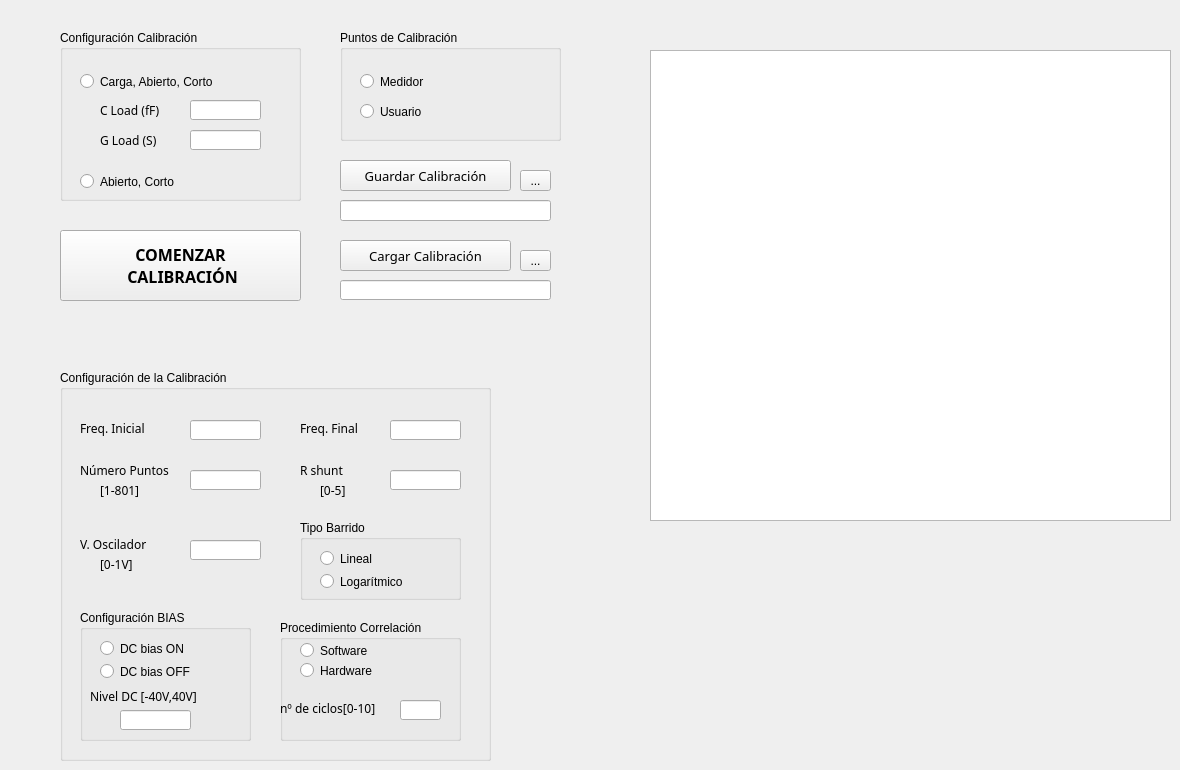
         <widget class="QWidget" name="calibracion">
          <property name="acceptDrops">
           <bool>false</bool>
          </property>
          <attribute name="title">
           <string>CALIBRACIÓN</string>
          </attribute>
          <widget class="QPushButton" name="GO_CAL">
           <property name="geometry">
            <rect>
             <x>60</x>
             <y>230</y>
             <width>241</width>
             <height>71</height>
            </rect>
           </property>
           <property name="font">
            <font>
             <family>Courier 10 Pitch</family>
             <pointsize>12</pointsize>
             <weight>75</weight>
             <bold>true</bold>
            </font>
           </property>
           <property name="text">
            <string>COMENZAR 
 CALIBRACIÓN</string>
           </property>
          </widget>
          <widget class="QPushButton" name="SAVE_CAL">
           <property name="geometry">
            <rect>
             <x>340</x>
             <y>160</y>
             <width>171</width>
             <height>31</height>
            </rect>
           </property>
           <property name="font">
            <font>
             <family>Courier 10 Pitch</family>
             <pointsize>10</pointsize>
            </font>
           </property>
           <property name="text">
            <string>Guardar Calibración</string>
           </property>
          </widget>
          <widget class="QGroupBox" name="groupBox_5">
           <property name="geometry">
            <rect>
             <x>60</x>
             <y>30</y>
             <width>241</width>
             <height>171</height>
            </rect>
           </property>
           <property name="title">
            <string>Configuración Calibración</string>
           </property>
           <widget class="QRadioButton" name="radioButton_config_cal_2">
            <property name="geometry">
             <rect>
              <x>20</x>
              <y>140</y>
              <width>161</width>
              <height>23</height>
             </rect>
            </property>
            <property name="text">
             <string>Abierto, Corto</string>
            </property>
           </widget>
           <widget class="QRadioButton" name="radioButton_config_cal_1">
            <property name="geometry">
             <rect>
              <x>20</x>
              <y>40</y>
              <width>201</width>
              <height>23</height>
             </rect>
            </property>
            <property name="text">
             <string>Carga, Abierto, Corto</string>
            </property>
           </widget>
           <widget class="QLabel" name="label_18">
            <property name="geometry">
             <rect>
              <x>40</x>
              <y>70</y>
              <width>91</width>
              <height>20</height>
             </rect>
            </property>
            <property name="font">
             <font>
              <family>Courier 10 Pitch</family>
              <pointsize>9</pointsize>
             </font>
            </property>
            <property name="text">
             <string>C Load (fF)</string>
            </property>
           </widget>
           <widget class="QLineEdit" name="c_load">
            <property name="geometry">
             <rect>
              <x>130</x>
              <y>70</y>
              <width>71</width>
              <height>20</height>
             </rect>
            </property>
            <property name="readOnly">
             <bool>false</bool>
            </property>
           </widget>
           <widget class="QLabel" name="label_19">
            <property name="geometry">
             <rect>
              <x>40</x>
              <y>100</y>
              <width>81</width>
              <height>20</height>
             </rect>
            </property>
            <property name="font">
             <font>
              <family>Courier 10 Pitch</family>
              <pointsize>9</pointsize>
             </font>
            </property>
            <property name="text">
             <string>G Load (S)</string>
            </property>
           </widget>
           <widget class="QLineEdit" name="g_load">
            <property name="geometry">
             <rect>
              <x>130</x>
              <y>100</y>
              <width>71</width>
              <height>20</height>
             </rect>
            </property>
            <property name="readOnly">
             <bool>false</bool>
            </property>
           </widget>
          </widget>
          <widget class="QGroupBox" name="groupBox_6">
           <property name="geometry">
            <rect>
             <x>340</x>
             <y>30</y>
             <width>221</width>
             <height>111</height>
            </rect>
           </property>
           <property name="title">
            <string>Puntos de Calibración</string>
           </property>
           <widget class="QRadioButton" name="radioButton_pto_cal_usuario">
            <property name="geometry">
             <rect>
              <x>20</x>
              <y>70</y>
              <width>161</width>
              <height>23</height>
             </rect>
            </property>
            <property name="text">
             <string>Usuario</string>
            </property>
           </widget>
           <widget class="QRadioButton" name="radioButton_pto_cal_medidor">
            <property name="geometry">
             <rect>
              <x>20</x>
              <y>40</y>
              <width>131</width>
              <height>23</height>
             </rect>
            </property>
            <property name="text">
             <string>Medidor</string>
            </property>
           </widget>
          </widget>
          <widget class="QPushButton" name="LOAD_CAL">
           <property name="geometry">
            <rect>
             <x>340</x>
             <y>240</y>
             <width>171</width>
             <height>31</height>
            </rect>
           </property>
           <property name="font">
            <font>
             <family>Courier 10 Pitch</family>
             <pointsize>10</pointsize>
            </font>
           </property>
           <property name="text">
            <string>Cargar Calibración</string>
           </property>
          </widget>
          <widget class="QToolButton" name="toolButton_load_2">
           <property name="geometry">
            <rect>
             <x>520</x>
             <y>250</y>
             <width>31</width>
             <height>21</height>
            </rect>
           </property>
           <property name="text">
            <string>...</string>
           </property>
          </widget>
          <widget class="QLineEdit" name="load_path_2">
           <property name="geometry">
            <rect>
             <x>340</x>
             <y>280</y>
             <width>211</width>
             <height>20</height>
            </rect>
           </property>
           <property name="readOnly">
            <bool>false</bool>
           </property>
          </widget>
          <widget class="QLineEdit" name="save_path_2">
           <property name="geometry">
            <rect>
             <x>340</x>
             <y>200</y>
             <width>211</width>
             <height>21</height>
            </rect>
           </property>
          </widget>
          <widget class="QToolButton" name="toolButton_save_2">
           <property name="geometry">
            <rect>
             <x>520</x>
             <y>170</y>
             <width>31</width>
             <height>21</height>
            </rect>
           </property>
           <property name="text">
            <string>...</string>
           </property>
          </widget>
          <widget class="QTextBrowser" name="textBrowser_2">
           <property name="geometry">
            <rect>
             <x>650</x>
             <y>50</y>
             <width>521</width>
             <height>471</height>
            </rect>
           </property>
          </widget>
          <widget class="QGroupBox" name="groupBox_14">
           <property name="geometry">
            <rect>
             <x>60</x>
             <y>370</y>
             <width>431</width>
             <height>391</height>
            </rect>
           </property>
           <property name="autoFillBackground">
            <bool>false</bool>
           </property>
           <property name="title">
            <string>Configuración de la Calibración</string>
           </property>
           <widget class="QLineEdit" name="f_inicial_2">
            <property name="geometry">
             <rect>
              <x>130</x>
              <y>50</y>
              <width>71</width>
              <height>20</height>
             </rect>
            </property>
            <property name="readOnly">
             <bool>false</bool>
            </property>
           </widget>
           <widget class="QLineEdit" name="n_puntos_2">
            <property name="geometry">
             <rect>
              <x>130</x>
              <y>100</y>
              <width>71</width>
              <height>20</height>
             </rect>
            </property>
            <property name="readOnly">
             <bool>false</bool>
            </property>
           </widget>
           <widget class="QLabel" name="label_45">
            <property name="geometry">
             <rect>
              <x>20</x>
              <y>90</y>
              <width>101</width>
              <height>20</height>
             </rect>
            </property>
            <property name="font">
             <font>
              <family>Courier 10 Pitch</family>
              <pointsize>9</pointsize>
             </font>
            </property>
            <property name="text">
             <string>Número Puntos</string>
            </property>
           </widget>
           <widget class="QLabel" name="label_47">
            <property name="geometry">
             <rect>
              <x>20</x>
              <y>50</y>
              <width>101</width>
              <height>16</height>
             </rect>
            </property>
            <property name="font">
             <font>
              <family>Courier 10 Pitch</family>
              <pointsize>9</pointsize>
             </font>
            </property>
            <property name="text">
             <string>Freq. Inicial</string>
            </property>
           </widget>
           <widget class="QLabel" name="label_48">
            <property name="geometry">
             <rect>
              <x>240</x>
              <y>50</y>
              <width>91</width>
              <height>16</height>
             </rect>
            </property>
            <property name="font">
             <font>
              <family>Courier 10 Pitch</family>
              <pointsize>9</pointsize>
             </font>
            </property>
            <property name="text">
             <string>Freq. Final</string>
            </property>
           </widget>
           <widget class="QLineEdit" name="f_final_2">
            <property name="geometry">
             <rect>
              <x>330</x>
              <y>50</y>
              <width>71</width>
              <height>20</height>
             </rect>
            </property>
            <property name="readOnly">
             <bool>false</bool>
            </property>
           </widget>
           <widget class="QLabel" name="label_49">
            <property name="geometry">
             <rect>
              <x>240</x>
              <y>90</y>
              <width>101</width>
              <height>20</height>
             </rect>
            </property>
            <property name="font">
             <font>
              <family>Courier 10 Pitch</family>
              <pointsize>9</pointsize>
             </font>
            </property>
            <property name="text">
             <string>R shunt</string>
            </property>
           </widget>
           <widget class="QLineEdit" name="shunt_2">
            <property name="geometry">
             <rect>
              <x>330</x>
              <y>100</y>
              <width>71</width>
              <height>20</height>
             </rect>
            </property>
            <property name="readOnly">
             <bool>false</bool>
            </property>
           </widget>
           <widget class="QLabel" name="label_54">
            <property name="geometry">
             <rect>
              <x>40</x>
              <y>110</y>
              <width>101</width>
              <height>20</height>
             </rect>
            </property>
            <property name="font">
             <font>
              <family>Courier 10 Pitch</family>
              <pointsize>9</pointsize>
             </font>
            </property>
            <property name="text">
             <string>[1-801]</string>
            </property>
           </widget>
           <widget class="QLabel" name="label_55">
            <property name="geometry">
             <rect>
              <x>260</x>
              <y>110</y>
              <width>41</width>
              <height>20</height>
             </rect>
            </property>
            <property name="font">
             <font>
              <family>Courier 10 Pitch</family>
              <pointsize>9</pointsize>
             </font>
            </property>
            <property name="text">
             <string>[0-5]</string>
            </property>
           </widget>
           <widget class="QLabel" name="label_56">
            <property name="geometry">
             <rect>
              <x>40</x>
              <y>184</y>
              <width>101</width>
              <height>20</height>
             </rect>
            </property>
            <property name="font">
             <font>
              <family>Courier 10 Pitch</family>
              <pointsize>9</pointsize>
             </font>
            </property>
            <property name="text">
             <string>[0-1V]</string>
            </property>
           </widget>
           <widget class="QLabel" name="label_57">
            <property name="geometry">
             <rect>
              <x>20</x>
              <y>164</y>
              <width>101</width>
              <height>20</height>
             </rect>
            </property>
            <property name="font">
             <font>
              <family>Courier 10 Pitch</family>
              <pointsize>9</pointsize>
             </font>
            </property>
            <property name="text">
             <string>V. Oscilador</string>
            </property>
           </widget>
           <widget class="QLineEdit" name="vosc_2">
            <property name="geometry">
             <rect>
              <x>130</x>
              <y>170</y>
              <width>71</width>
              <height>20</height>
             </rect>
            </property>
            <property name="readOnly">
             <bool>false</bool>
            </property>
           </widget>
           <widget class="QGroupBox" name="groupBox_8">
            <property name="geometry">
             <rect>
              <x>240</x>
              <y>150</y>
              <width>161</width>
              <height>80</height>
             </rect>
            </property>
            <property name="title">
             <string>Tipo Barrido</string>
            </property>
            <widget class="QRadioButton" name="radioButton_lineal_2">
             <property name="geometry">
              <rect>
               <x>20</x>
               <y>27</y>
               <width>111</width>
               <height>23</height>
              </rect>
             </property>
             <property name="text">
              <string>Lineal</string>
             </property>
            </widget>
            <widget class="QRadioButton" name="radioButton_log_2">
             <property name="geometry">
              <rect>
               <x>20</x>
               <y>50</y>
               <width>111</width>
               <height>23</height>
              </rect>
             </property>
             <property name="text">
              <string>Logarítmico</string>
             </property>
            </widget>
           </widget>
           <widget class="QGroupBox" name="groupBox_9">
            <property name="geometry">
             <rect>
              <x>20</x>
              <y>240</y>
              <width>171</width>
              <height>131</height>
             </rect>
            </property>
            <property name="title">
             <string>Configuración BIAS</string>
            </property>
            <property name="checkable">
             <bool>false</bool>
            </property>
            <widget class="QRadioButton" name="radioButton_DC_OFF_2">
             <property name="geometry">
              <rect>
               <x>20</x>
               <y>50</y>
               <width>111</width>
               <height>23</height>
              </rect>
             </property>
             <property name="text">
              <string>DC bias OFF</string>
             </property>
            </widget>
            <widget class="QRadioButton" name="radioButton_DC_ON_2">
             <property name="geometry">
              <rect>
               <x>20</x>
               <y>27</y>
               <width>111</width>
               <height>23</height>
              </rect>
             </property>
             <property name="text">
              <string>DC bias ON</string>
             </property>
            </widget>
            <widget class="QLabel" name="label_21">
             <property name="geometry">
              <rect>
               <x>10</x>
               <y>76</y>
               <width>141</width>
               <height>20</height>
              </rect>
             </property>
             <property name="font">
              <font>
               <family>Courier 10 Pitch</family>
               <pointsize>9</pointsize>
              </font>
             </property>
             <property name="text">
              <string>Nivel DC [-40V,40V]</string>
             </property>
            </widget>
            <widget class="QLineEdit" name="nivel_DC_2">
             <property name="geometry">
              <rect>
               <x>40</x>
               <y>100</y>
               <width>71</width>
               <height>20</height>
              </rect>
             </property>
             <property name="readOnly">
              <bool>false</bool>
             </property>
            </widget>
           </widget>
           <widget class="QGroupBox" name="groupBox_7">
            <property name="geometry">
             <rect>
              <x>220</x>
              <y>250</y>
              <width>181</width>
              <height>121</height>
             </rect>
            </property>
            <property name="title">
             <string>Procedimiento Correlación</string>
            </property>
            <widget class="QRadioButton" name="radioButton_Corre_2">
             <property name="geometry">
              <rect>
               <x>20</x>
               <y>20</y>
               <width>111</width>
               <height>21</height>
              </rect>
             </property>
             <property name="text">
              <string>Software</string>
             </property>
            </widget>
            <widget class="QRadioButton" name="radioButton_F_Corre_2">
             <property name="geometry">
              <rect>
               <x>20</x>
               <y>40</y>
               <width>151</width>
               <height>21</height>
              </rect>
             </property>
             <property name="text">
              <string>Hardware</string>
             </property>
            </widget>
            <widget class="QLabel" name="label_59">
             <property name="geometry">
              <rect>
               <x>0</x>
               <y>80</y>
               <width>121</width>
               <height>16</height>
              </rect>
             </property>
             <property name="font">
              <font>
               <family>Courier 10 Pitch</family>
               <pointsize>9</pointsize>
              </font>
             </property>
             <property name="text">
              <string>nº de ciclos[0-10]</string>
             </property>
            </widget>
            <widget class="QLineEdit" name="n_ciclos_2">
             <property name="geometry">
              <rect>
               <x>120</x>
               <y>80</y>
               <width>41</width>
               <height>20</height>
              </rect>
             </property>
             <property name="text">
              <string/>
             </property>
             <property name="readOnly">
              <bool>false</bool>
             </property>
            </widget>
           </widget>
          </widget>
         </widget>
